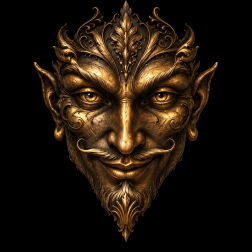
#> input picture assets/face/stub/hub.png, 252 x 252 px
$ python stub_bank.py ../assets/face/stub/hub.png out
#> lines starting #> are read from the running program, lines starting #| are printed output that depends on the picture; after the words box and inside, x2 and y2 are one past the last pixel; in counts of white or black regions, pixels touching at a corner belong together
#!/usr/bin/env python3
"""Build a working face bank from ONE front-facing image (no GPU, no AI).

    python tools/stub_bank.py SOURCE.png OUT_DIR [--box x,y,w,h] [--points points.json]

The face is cropped (centre square unless --box), scaled to 252x252 and
masked by luminance (the source must be on black). Warp fields come from
moving-least-squares (affine) over a ~25-point face layout; mouth shapes
A-D are made by tearing the mouth open along the lip line, dropping the
lower lip/chin and painting the cavity pure black (E/F squeeze C). Eye
half/closed pull the upper lid down over the eye and darken it.

Coordinates in a points file are in the 252x252 face (see
assets/face/source/trickster_points.json). The format is the one
mirror/face/bank.py loads (assets/face/README.md). build_bank.py reuses the
helpers here.

Warp fields are *backward* displacements, matching the renderer's
``cv2.remap(grid = identity + sum(weight * field))``: output pixel v shows
the source pixel at v + field(v). Weight 1.0 means: jaw open by JAW_PX at
the chin, brows lifted BROW_PX, gaze moved GAZE_PX right/down, breathe
grown BREATHE_PX at the crown.
"""
import argparse
import json
import os
from dataclasses import dataclass
from typing import Dict, Optional, Tuple

import cv2
import numpy as np

SIZE = 252
LUM_THRESHOLD = 8  # 0..255; below this (outside the face) is background
JAW_PX = 16.0
BROW_PX = 4.0
GAZE_PX = 3.0
BREATHE_PX = 1.0
MLS_ALPHA = 2.0  # MLS weight falloff 1/d^(2a): higher keeps each point's pull local
SUPERSAMPLE = 4  # mouth/eye patches are drawn at 4x and downscaled (anti-aliasing)

Box = Tuple[int, int, int, int]

# A generic front face framed like the reference image (face fills the frame,
# eyes ~38 % down, mouth ~65 % down). Used when no --points file is given.
DEFAULT_POINTS = {
    "forehead_top": (126, 10), "forehead_l": (96, 52), "forehead_r": (156, 52),
    "ear_l": (38, 64), "ear_r": (214, 64), "earlobe_l": (58, 134), "earlobe_r": (194, 134),
    "brow_l": (90, 80), "brow_r": (162, 80), "eye_l": (91, 97), "eye_r": (161, 97),
    "cheek_l": (72, 120), "cheek_r": (180, 120), "nose_tip": (126, 144),
    "moustache_tip_l": (82, 148), "moustache_tip_r": (170, 148),
    "moustache_l": (102, 154), "moustache_c": (126, 157), "moustache_r": (150, 154),
    "mouth_l": (101, 162), "mouth_r": (151, 162),
    "lip_upper": (126, 168), "lip_lower": (126, 176), "chin": (126, 186),
    "jaw_l": (98, 190), "jaw_r": (154, 190), "beard_tip": (126, 206), "ornament_tip": (126, 236),
}
DEFAULT_EYE_HALF = (14, 7)

# Which points each field moves (fraction of the field's full displacement);
# every other point is pinned, so the moustache, nose, cheeks, mouth corners,
# ears and forehead stay put under the jaw, and only the brow ridges lift.
JAW_MOVERS = {"lip_line_lower": 1.0, "lip_lower": 1.0, "chin": 1.0, "beard_tip": 1.0, "ornament_tip": 1.0,
              "jaw_l": 0.6, "jaw_r": 0.6}
BROW_MOVERS = {"brow_l": 1.0, "brow_r": 1.0}
EYE_MOVERS = {"eye_l": 1.0, "eye_r": 1.0}


@dataclass
class Layout:
    points: Dict[str, Tuple[float, float]]  # name -> (x, y) in the 252 face
    eye_half: Tuple[float, float]  # half width, half height of each eye opening


def load_layout(path: Optional[str]) -> Layout:
    if path is None:
        return Layout(dict(DEFAULT_POINTS), DEFAULT_EYE_HALF)
    with open(path) as f:
        d = json.load(f)
    k = SIZE / float(d.get("size", SIZE))
    pts = {n: (float(x) * k, float(y) * k) for n, (x, y) in d["points"].items()}
    missing = set(DEFAULT_POINTS) - set(pts)
    if missing:
        raise SystemExit(f"{path}: missing points {sorted(missing)}")
    ew, eh = d.get("eye_half_size", DEFAULT_EYE_HALF)
    return Layout(pts, (ew * k, eh * k))


# ---------------------------------------------------------------- image + mask

def read_rgb(path: str) -> np.ndarray:
    img = cv2.imread(path, cv2.IMREAD_COLOR)
    if img is None:
        raise SystemExit(f"cannot read image {path}")
    return cv2.cvtColor(img, cv2.COLOR_BGR2RGB)


def write_rgb(path: str, rgb: np.ndarray) -> None:
    cv2.imwrite(path, cv2.cvtColor(rgb, cv2.COLOR_RGB2BGR))


def centre_box(shape) -> Box:
    h, w = shape[:2]
    n = min(h, w)
    return ((w - n) // 2, (h - n) // 2, n, n)


def crop_to_size(rgb: np.ndarray, box: Box) -> np.ndarray:
    x, y, w, h = box
    return cv2.resize(rgb[y:y + h, x:x + w], (SIZE, SIZE), interpolation=cv2.INTER_AREA)


def face_region(rgb: np.ndarray) -> np.ndarray:
    """Binary (uint8 0/1) face silhouette: bright pixels, small specks dropped, holes filled."""
    lum = cv2.cvtColor(rgb, cv2.COLOR_RGB2GRAY)
    lit = (lum > LUM_THRESHOLD).astype(np.uint8)
    n, labels, stats, _ = cv2.connectedComponentsWithStats(lit, connectivity=8)
    keep = np.zeros_like(lit)
    for i in range(1, n):
        if stats[i, cv2.CC_STAT_AREA] >= 30:
            keep[labels == i] = 1
    keep = cv2.morphologyEx(keep, cv2.MORPH_CLOSE, np.ones((3, 3), np.uint8))
    # fill interior holes (pupils, deep shadows): flood the background from a border
    flood = np.pad(keep, 1)
    ff = flood.copy() * 255
    cv2.floodFill(ff, None, (0, 0), 128)
    return ((ff != 128)[1:-1, 1:-1]).astype(np.uint8)


def hub_and_mask(rgb: np.ndarray) -> Tuple[np.ndarray, np.ndarray]:
    """Hub with the background forced to exactly 0, and a feathered 0..1 mask."""
    region = face_region(rgb)
    hub = rgb * region[..., None]
    mask = cv2.GaussianBlur(region.astype(np.float32), (0, 0), 0.8)
    return hub.astype(np.uint8), np.clip(mask, 0.0, 1.0)


# ---------------------------------------------------------------- warp fields

def mls_field(src: np.ndarray, dst: np.ndarray, size: int = SIZE, alpha: float = 1.0) -> np.ndarray:
    """Backward displacement field of the affine MLS deformation taking src -> dst.

    Output pixel v samples the source at v + field(v); built by solving MLS
    from dst to src (Schaefer et al. 2006, affine variant).
    """
    p = np.asarray(dst, np.float64)  # control points where the content ends up
    q = np.asarray(src, np.float64)  # ...and where it comes from
    ys, xs = np.mgrid[0:size, 0:size]
    v = np.stack([xs.ravel(), ys.ravel()], axis=1).astype(np.float64)  # (P, 2)
    d2 = ((v[:, None, :] - p[None, :, :]) ** 2).sum(-1)  # (P, N)
    w = 1.0 / (d2 ** alpha + 1e-3)
    sw = w.sum(1, keepdims=True)
    ps = (w @ p) / sw
    qs = (w @ q) / sw
    ph = p[None] - ps[:, None]  # (P, N, 2)
    qh = q[None] - qs[:, None]
    a = np.einsum("pn,pni,pnj->pij", w, ph, ph)
    b = np.einsum("pn,pni,pnj->pij", w, ph, qh)
    det = a[:, 0, 0] * a[:, 1, 1] - a[:, 0, 1] * a[:, 1, 0]
    inv = np.empty_like(a)
    inv[:, 0, 0], inv[:, 1, 1] = a[:, 1, 1], a[:, 0, 0]
    inv[:, 0, 1], inv[:, 1, 0] = -a[:, 0, 1], -a[:, 1, 0]
    inv /= det[:, None, None]
    m = inv @ b
    f = np.einsum("pi,pij->pj", v - ps, m) + qs
    return (f - v).reshape(size, size, 2).astype(np.float32)


def _pins(layout: Layout) -> Dict[str, Tuple[float, float]]:
    """Layout points plus eye corners/lids and the frame corners."""
    pins = dict(layout.points)
    ew, eh = layout.eye_half
    for side in ("l", "r"):
        cx, cy = layout.points[f"eye_{side}"]
        pins.update({f"eye_{side}_outer": (cx - ew, cy), f"eye_{side}_inner": (cx + ew, cy),
                     f"eye_{side}_top": (cx, cy - eh), f"eye_{side}_bottom": (cx, cy + eh)})
    # the lower lip's top edge, just under the (pinned) lip line: moving it with the
    # jaw makes the warp open a gap that stretches only the dark lip line
    lx, ly = layout.points["lip_upper"]
    pins["lip_line_lower"] = (lx, ly + 2)
    s = SIZE - 1
    pins.update({"frame_tl": (0, 0), "frame_tr": (s, 0), "frame_bl": (0, s), "frame_br": (s, s),
                 "frame_l": (0, s / 2), "frame_r": (s, s / 2), "frame_t": (s / 2, 0)})
    return pins


def _moving_field(layout: Layout, movers: Dict[str, float], delta: Tuple[float, float]) -> np.ndarray:
    pins = _pins(layout)
    names = list(pins)
    src = np.array([pins[n] for n in names])
    dst = src.copy()
    for i, n in enumerate(names):
        if n in movers:
            dst[i] += np.array(delta) * movers[n]
    return mls_field(src, dst, alpha=MLS_ALPHA)


def warp_fields(layout: Layout) -> Dict[str, np.ndarray]:
    ys, xs = np.mgrid[0:SIZE, 0:SIZE].astype(np.float32)
    # breathe: grow about the bottom centre so the crown rises BREATHE_PX
    ax, ay = (SIZE - 1) / 2.0, SIZE - 1.0
    k = BREATHE_PX / ay
    breathe = np.stack([-(xs - ax) * k, -(ys - ay) * k], axis=-1).astype(np.float32)
    return {
        "jaw": _moving_field(layout, JAW_MOVERS, (0.0, JAW_PX)),
        "brows": _moving_field(layout, BROW_MOVERS, (0.0, -BROW_PX)),
        "breathe": breathe,
        "gaze_x": _moving_field(layout, EYE_MOVERS, (GAZE_PX, 0.0)),
        "gaze_y": _moving_field(layout, EYE_MOVERS, (0.0, GAZE_PX)),
    }


# ---------------------------------------------------------------- boxes + patches

def mouth_box(layout: Layout) -> Box:
    p = layout.points
    x0 = int(round(p["mouth_l"][0] - 10))
    x1 = int(round(p["mouth_r"][0] + 10))
    y0 = int(round(min(p["mouth_l"][1], p["mouth_r"][1]) - 6))
    y1 = int(round(p["chin"][1] + 10))
    return (x0, y0, x1 - x0, y1 - y0)


def eye_boxes(layout: Layout) -> Tuple[Box, Box]:
    ew, eh = layout.eye_half
    w, h = int(round(2 * ew + 12)), int(round(2 * eh + 10))
    out = []
    for side in ("l", "r"):
        cx, cy = layout.points[f"eye_{side}"]
        out.append((int(round(cx - w / 2)), int(round(cy - h / 2)), w, h))
    return out[0], out[1]


def _ramp(x: np.ndarray, x0: float, x1: float) -> np.ndarray:
    """0 at x0, 1 at x1, smoothstep between."""
    t = np.clip((x - x0) / (x1 - x0), 0.0, 1.0)
    return t * t * (3 - 2 * t)


def _box_feather(w: int, h: int, edge: float) -> np.ndarray:
    ys, xs = np.mgrid[0:h, 0:w].astype(np.float32) + 0.5
    return (_ramp(xs, 0, edge) * _ramp(w - xs, 0, edge)
            * _ramp(ys, 0, edge) * _ramp(h - ys, 0, edge))


def _sample(img: np.ndarray, mapx: np.ndarray, mapy: np.ndarray) -> np.ndarray:
    return cv2.remap(img, mapx.astype(np.float32), mapy.astype(np.float32),
                     cv2.INTER_LINEAR, borderMode=cv2.BORDER_CONSTANT, borderValue=0)


def _hi_grid(box: Box):
    """Pixel-centre coordinates (in 252 space) of the box at SUPERSAMPLE x."""
    x, y, w, h = box
    n = SUPERSAMPLE
    ys, xs = np.mgrid[0:h * n, 0:w * n].astype(np.float32)
    return x + (xs + 0.5) / n - 0.5, y + (ys + 0.5) / n - 0.5


def _down(img: np.ndarray, box: Box) -> np.ndarray:
    return cv2.resize(img, (box[2], box[3]), interpolation=cv2.INTER_AREA)


def _rgba(rgb: np.ndarray, alpha: np.ndarray) -> np.ndarray:
    return np.concatenate([np.clip(rgb, 0, 1), np.clip(alpha, 0, 1)[..., None]], axis=-1).astype(np.float32)


def mouth_patch(hub: np.ndarray, mask: np.ndarray, layout: Layout, box: Box, opening: float,
                extra_w: float = 0.0, stretch: float = 1.0, squeeze: float = 1.0) -> np.ndarray:
    """Tear the mouth open along the lip line: upper lip/moustache stay, lower lip and
    chin drop by `opening` px (less towards the corners), the gap is pure black.

    `extra_w`/`stretch` widen the cavity/lower lip (wide shapes); `squeeze` narrows only
    the cavity (rounded shapes). The corners stay anchored so the grin survives.
    """
    p = layout.points
    (lx, ly), (rx, ry) = p["mouth_l"], p["mouth_r"]
    cx, half_w = (lx + rx) / 2, (rx - lx) / 2
    X, Y = _hi_grid(box)
    u = (X - cx) / half_w
    corner_y = ly + (ry - ly) * (X - lx) / (rx - lx)
    centre_corner_y = (ly + ry) / 2
    y_top = corner_y + (p["lip_upper"][1] - centre_corner_y) * np.clip(1 - u * u, 0, 1)
    inside = np.abs(u) < 1
    lower = inside & (Y >= y_top)

    cav_hw = (half_w + extra_w) * squeeze
    uc = (X - cx) / cav_hw
    prof = np.clip(1 - uc * uc, 0, 1) ** 0.5
    drop = opening * prof  # how far the lower lip drops in this column

    # horizontal scale of the lower lip, fading out past the corners and below the lip
    # (rounded shapes only narrow the cavity: squeezing the lip would pull in background)
    sx = stretch
    lip_bottom = p["lip_lower"][1] + 5
    hx = (1 - _ramp(np.abs(X - cx), half_w, half_w + 8)) * (1 - _ramp(Y, lip_bottom, lip_bottom + 10))
    src_x = X - (X - cx) * (1 - 1 / sx) * hx
    src_y = Y - drop

    hub_f = hub.astype(np.float32) / 255.0
    up = _sample(hub_f, X, Y)
    dn = _sample(hub_f, np.where(lower, src_x, X), np.where(lower, src_y, Y))
    rgb = np.where(lower[..., None], dn, up)
    cavity = lower & (Y < y_top + drop)
    rgb[cavity] = 0.0
    rgb = _down(rgb, box)
    cav = _down(cavity.astype(np.float32), box)
    rgb[cav > 0.5] = 0.0  # pure black inside, anti-aliased only at the lip edges

    # alpha: nothing above the lip line (moustache stays the hub's), feathered sides/bottom
    x, y, w, h = box
    top = _down(np.where(inside, y_top, p["lip_upper"][1]).astype(np.float32), box)
    ys = np.arange(h, dtype=np.float32)[:, None] + y + 0.5
    alpha = _ramp(ys, top - 4, top - 1) * _box_feather(w, h, 5)
    alpha = np.maximum(alpha, cav)  # the cavity is always fully covered
    alpha *= np.maximum(mask[y:y + h, x:x + w], cav)
    return _rgba(rgb, alpha)


def _eye_curves(X, layout: Layout, side: str):
    cx, cy = layout.points[f"eye_{side}"]
    ew, eh = layout.eye_half
    u = np.clip((X - cx) / ew, -1, 1)
    bump = 1 - u * u
    return cy - eh * bump, cy + eh * bump, bump


def eye_patch(hub: np.ndarray, mask: np.ndarray, layout: Layout, box: Box, side: str,
              closed: float = 0.0, look_up: float = 0.0) -> np.ndarray:
    """closed: 0 open .. 1 shut (upper lid pulled down to the lower lid, darkened).
    look_up: px the iris moves up inside the eye opening."""
    X, Y = _hi_grid(box)
    yt, yb, bump = _eye_curves(X, layout, side)
    ew, eh = layout.eye_half
    yl = yt + closed * (yb - yt)  # new lid edge
    skin = yt - eh * 1.2  # lid skin above the eye that gets stretched down
    src_y = Y.copy()
    in_skin = (Y >= skin) & (Y < yl)
    src_y[in_skin] = (skin + (Y - skin) * (yt - skin) / np.maximum(yl - skin, 1e-3))[in_skin]
    in_eye = (Y >= yl) & (Y < yb)
    src_y[in_eye] = (yb - (yb - Y) * (yb - yt) / np.maximum(yb - yl, 1e-3))[in_eye]
    if look_up:
        src_y = np.where(in_eye, np.minimum(src_y + look_up * bump, yb - 1), src_y)
    rgb = _sample(hub.astype(np.float32) / 255.0, X, src_y)

    shade = np.ones_like(X)
    if closed:
        covered = (Y >= yt) & (Y < yl)
        shade[covered] = 0.8  # the lid over the eye is in shadow
        shade[in_eye] = 0.85
        shade *= 1 - 0.55 * closed * np.exp(-((Y - yl) / 1.2) ** 2) * (bump > 0.05)  # lash line
    rgb *= shade[..., None]
    rgb = _down(rgb, box)

    x, y, w, h = box
    cx, cy = layout.points[f"eye_{side}"]
    ys, xs = np.mgrid[0:h, 0:w].astype(np.float32) + 0.5
    r = np.sqrt(((xs + x - cx) / (ew + 4)) ** 2 + ((ys + y - cy) / (eh * 1.2 + 4)) ** 2)
    alpha = 1 - _ramp(r, 0.8, 1.0)
    alpha *= mask[y:y + h, x:x + w]
    return _rgba(rgb, alpha)


# ---------------------------------------------------------------- writing

def _png_rgba(path: str, rgba: np.ndarray) -> None:
    u8 = np.round(np.clip(rgba, 0, 1) * 255).astype(np.uint8)
    cv2.imwrite(path, cv2.cvtColor(u8, cv2.COLOR_RGBA2BGRA))


def write_bank(out_dir: str, hub: np.ndarray, mask: np.ndarray, m_box: Box,
               mouth: Dict[str, np.ndarray], e_boxes: Optional[Tuple[Box, Box]] = None,
               eyes: Optional[Dict[str, np.ndarray]] = None,
               expressions: Optional[Dict[str, np.ndarray]] = None,
               warps: Optional[Dict[str, np.ndarray]] = None) -> str:
    """Write a bank directory in the format of assets/face/README.md; returns manifest path.

    Bank subfolders already in out_dir are emptied first, so no stale patch survives.
    """
    for sub in ("mouth", "eyes", "expr", "warps"):
        d = os.path.join(out_dir, sub)
        if os.path.isdir(d):
            for name in os.listdir(d):
                if name.endswith((".png", ".npy")):
                    os.remove(os.path.join(d, name))
        os.makedirs(d, exist_ok=True)
    write_rgb(os.path.join(out_dir, "hub.png"), hub)
    cv2.imwrite(os.path.join(out_dir, "mask.png"), np.round(mask * 255).astype(np.uint8))
    manifest = {"size": SIZE, "hub": "hub.png", "mask": "mask.png",
                "mouth": {"box": list(m_box), "patches": {}}}
    for key, rgba in sorted(mouth.items()):
        rel = f"mouth/{key}.png"
        _png_rgba(os.path.join(out_dir, rel), rgba)
        manifest["mouth"]["patches"][key] = rel
    if eyes:
        manifest["eyes"] = {"box_left": list(e_boxes[0]), "box_right": list(e_boxes[1]),
                            "patches": {}}
        for key, rgba in sorted(eyes.items()):
            rel = f"eyes/{key}.png"
            _png_rgba(os.path.join(out_dir, rel), rgba)
            manifest["eyes"]["patches"][key] = rel
    if expressions:
        manifest["expressions"] = {}
        for key, rgba in sorted(expressions.items()):
            rel = f"expr/{key}.png"
            _png_rgba(os.path.join(out_dir, rel), rgba)
            manifest["expressions"][key] = rel
    if warps:
        manifest["warps"] = {}
        for key, field in sorted(warps.items()):
            rel = f"warps/{key}.npy"
            np.save(os.path.join(out_dir, rel), field.astype(np.float32))
            manifest["warps"][key] = rel
    for sub in ("mouth", "eyes", "expr", "warps"):
        d = os.path.join(out_dir, sub)
        if not os.listdir(d):
            os.rmdir(d)
    path = os.path.join(out_dir, "manifest.json")
    with open(path, "w") as f:
        json.dump(manifest, f, indent=1)
        f.write("\n")
    return path


# mouth shapes: (opening px, extra cavity half-width px, lower-lip stretch, squeeze)
MOUTH_SHAPES = {
    "A_mild": (-1.0, 0, 1.0, 1.0), "A_wide": (-1.0, 0, 1.0, 1.0),  # lips pressed
    "B_mild": (3.0, 0, 1.0, 1.0), "B_wide": (4.0, 2, 1.04, 1.0),
    "C_mild": (6.0, 0, 1.0, 1.0), "C_wide": (8.0, 2, 1.06, 1.0),
    "D_mild": (10.0, 0, 1.0, 1.0), "D_wide": (13.0, 2, 1.06, 1.0),
    "E_mild": (6.0, 0, 1.0, 0.8),  # rounded: C squeezed
    "F_mild": (5.0, 0, 1.0, 0.6),  # puckered: C squeezed harder
}


def build_stub_bank(source: str, out_dir: str, box: Optional[Box] = None,
                    points: Optional[str] = None) -> str:
    rgb = read_rgb(source)
    face = crop_to_size(rgb, box or centre_box(rgb.shape))
    hub, mask = hub_and_mask(face)
    layout = load_layout(points)
    m_box = mouth_box(layout)
    mouth = {k: mouth_patch(hub, mask, layout, m_box, *args) for k, args in MOUTH_SHAPES.items()}
    e_boxes = eye_boxes(layout)
    # one patch serves both eyes, so each patch is cut from the left eye
    eyes = {
        "open": eye_patch(hub, mask, layout, e_boxes[0], "l"),
        "half": eye_patch(hub, mask, layout, e_boxes[0], "l", closed=0.5),
        "closed": eye_patch(hub, mask, layout, e_boxes[0], "l", closed=1.0),
        "look_up": eye_patch(hub, mask, layout, e_boxes[0], "l", look_up=2.5),
    }
    return write_bank(out_dir, hub, mask, m_box, mouth, e_boxes, eyes, warps=warp_fields(layout))


# [8 lines left out: function parse_box, not called in this run]


def main(argv=None) -> None:
    ap = argparse.ArgumentParser(description=__doc__.split("\n\n")[0])
    ap.add_argument("source", help="front-facing face image on a black background")
    ap.add_argument("out_dir", help="bank directory to write")
    ap.add_argument("--box", type=parse_box, help="crop x,y,w,h in source pixels (default: centre square)")
    ap.add_argument("--points", help="control points JSON (default: generic layout)")
    a = ap.parse_args(argv)
    print(build_stub_bank(a.source, a.out_dir, a.box, a.points))
#> in read_rgb, img is the input picture: shape (252, 252, 3); mean B, G, R 10.8, 21.1, 31.1
#> in face_region, `lit = (lum > LUM_THRESHOLD).astype(np.uint8)`:
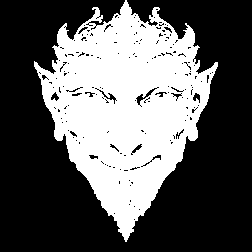
#> lit: shape (252, 252); values 0 (black) and 1 (white), 36.9% white; 1 white region, box (x1, y1, x2, y2) and area: (34, 0, 218, 242) 23423
#> in face_region, `n, labels, stats, _ = cv2.connectedComponentsWithStats(lit, connectivi..`: n = 2; stats = [[0, 0, 252, 252, 40081], [34, 0, 184, 242, 23423]]
#> in mouth_patch, `alpha *= np.maximum(mask[y:y + h, x:x + w], cav)`:
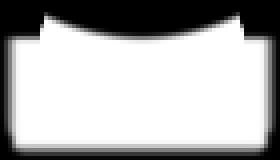
#> alpha: shape (40, 70) float32 (shown 4 times larger); min 0, max 1, mean 0.682
#> call 2 of mouth_patch, with box = (91, 156, 70, 40), opening = -1, extra_w = 0, stretch = 1, squeeze = 1
#> in mouth_patch (call 2), `p = layout.points`: p = 28 items
#> in mouth_patch (call 2), `(lx, ly), (rx, ry) = p["mouth_l"], p["mouth_r"]`: lx = 101; ly = 162; rx = 151; ry = 162
#> in mouth_patch (call 2), `cx, half_w = (lx + rx) / 2, (rx - lx) / 2`: cx = 126; half_w = 25
#> in mouth_patch (call 2), `u = (X - cx) / half_w`:
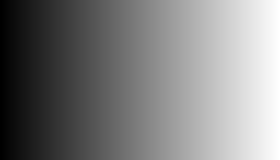
#> u: shape (160, 280) float32; min -1.41, max 1.38, mean -0.02; drawn with min black and max white
#> in mouth_patch (call 2), `centre_corner_y = (ly + ry) / 2`: centre_corner_y = 162
#> in mouth_patch (call 2), `inside = np.abs(u) < 1`:
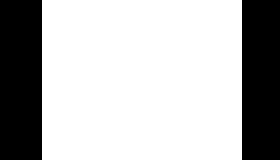
#> inside: shape (160, 280) bool; 71.4% white; 2 black regions, box (x1, y1, x2, y2) and area: (0, 0, 42, 160) 6720, (242, 0, 280, 160) 6080
#> in mouth_patch (call 2), `cav_hw = (half_w + extra_w) * squeeze`: cav_hw = 25
#> in mouth_patch (call 2), `drop = opening * prof`:
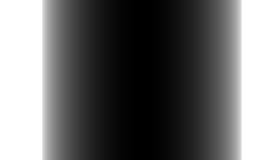
#> drop: shape (160, 280) float32; min -1, max 0, mean -0.561; drawn with min black and max white
#> in mouth_patch (call 2), `lip_bottom = p["lip_lower"][1] + 5`: lip_bottom = 181
#> in mouth_patch (call 2), `src_x = X - (X - cx) * (1 - 1 / sx) * hx`:
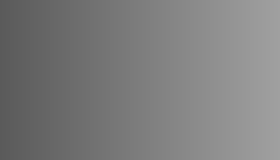
#> src_x: shape (160, 280) float32; min 90.62, max 160.4, mean 125.5
#> in _ramp (call 14), `return t * t * (3 - 2 * t)`:
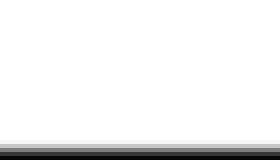
#> returned value: shape (40, 70) float32 (shown 4 times larger); min 0.028, max 1, mean 0.938
#> in build_stub_bank, `mouth = {k: mouth_patch(hub, mask, layout, m_box, *args) for k, args i..`: mouth = 10 items
#> the loop in write_bank, `for key, rgba in sorted(mouth.items()):` made 10 passes
#> (key, rel) on passes 1 to 8: ('A_mild', 'mouth/A_mild.png'), ('A_wide', 'mouth/A_wide.png'), ('B_mild', 'mouth/B_mild.png'), ('B_wide', 'mouth/B_wide.png'), ('C_mild', 'mouth/C_mild.png'), ('C_wide', 'mouth/C_wide.png'), ('D_mild', 'mouth/D_mild.png'), ('D_wide', 'mouth/D_wide.png')
#> after the loop in write_bank, `for key, rgba in sorted(mouth.items()):`: manifest = 4 items
#> the loop in write_bank, `for key, rgba in sorted(eyes.items()):` made 4 passes
#> after the loop in write_bank, `for key, rgba in sorted(eyes.items()):`: manifest = 5 items
#> the loop in write_bank, `for key, field in sorted(warps.items()):` made 5 passes
#> after the loop in write_bank, `for key, field in sorted(warps.items()):`: manifest = 6 items


if __name__ == "__main__":
    main()
